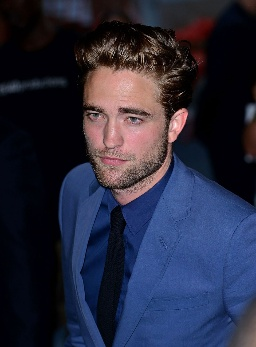
#> input picture Face detection and clustering/faceCluster_5/11.jpg, 256 x 347 px, given as the content of the folder faceCluster_5/images, which was not available
$ python FaceDetector.py faceCluster_5
#> lines starting #> are read from the running program, lines starting #| are printed output that depends on the picture; pictures that were not available may be replaced by others from this repository, and a replacement may not be noted
import sys
import json
import os
from os import path
import cv2

def find_face(imgs):
    result = []

    #Use haar cascade to detect face
    #haar_xml = os.path.join(cv2_dir, 'data/haarcascade_frontalface_default.xml')
    haar_xml = "Model_Files/haarcascade_frontalface_alt.xml"
    if not path.exists(haar_xml):
        print("Cannot find haarcascade_frontalface_alt.xml under Model_Files folder, " + \
              "please download it: https://github.com/opencv/opencv/tree/master/data/haarcascades")
        return
    faceCascade = cv2.CascadeClassifier(haar_xml)

    #Recognize face in each image
    for img_name, img in imgs:
        gray = cv2.cvtColor(img, cv2.COLOR_BGR2GRAY)
        detect_faces = faceCascade.detectMultiScale(
            gray,
            scaleFactor=1.06,
            minNeighbors=5,
        )
        if len(detect_faces) > 0:
            # Store in dict format
            for x,y,w,h in detect_faces:
                #face = {"iname": img_name, "bbox": [float(x),float(y-h*0.31/2),float(w),float(h*1.31)]}
                face = {"iname": img_name, "bbox": [float(x),float(y)*0.8,float(w),float(h*1.2)+float(y)*0.2]}
                result.append(face)
    return result

def main():

    imgs_dir = sys.argv[1]

    #read images and sorted it
    imgs = []
    imgs_dir = imgs_dir + "/images"
    file_list = os.listdir(imgs_dir)
    file_list.sort(key=lambda file_name: int(''.join(filter(str.isdigit, file_name))))

    for img_file in file_list:
        img = cv2.imread(os.path.join(imgs_dir,img_file))
#> img is the input picture: shape (347, 256, 3); mean B, G, R 61.2, 41.7, 40
        if img is not None:
            imgs.append([img_file, img])

    result = []
    result = find_face(imgs)
#> the loop in find_face, `for img_name, img in imgs:` made 1 pass
#> (img_name, detect_faces) on pass 1: ('11.jpg', [[67, 80, 94, 94]])
#> pass 1, in find_face, `gray = cv2.cvtColor(img, cv2.COLOR_BGR2GRAY)`:
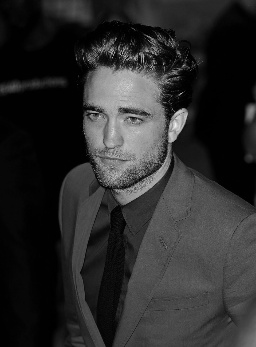
#> gray: shape (347, 256); min 0, max 239, mean 43.4
#> after the loop in find_face, `for img_name, img in imgs:`: result = 1 item
#> result = 1 item

    #dump json
    with open('results.json', 'w') as outfile:
        json.dump(result, outfile)


main()

$ run again, on Face detection and clustering/faceCluster_5/12.jpg
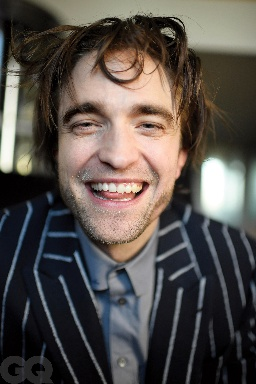
#> input picture Face detection and clustering/faceCluster_5/12.jpg, 256 x 384 px, given as the content of the folder faceCluster_5/images, which was not available
#> in main, img is the input picture: shape (384, 256, 3); mean B, G, R 75.4, 80, 86.6
#> the loop in find_face, `for img_name, img in imgs:` made 1 pass
#> (img_name, detect_faces) on pass 1: ('12.jpg', [[37, 61, 162, 162]])
#> pass 1, in find_face, `gray = cv2.cvtColor(img, cv2.COLOR_BGR2GRAY)`:
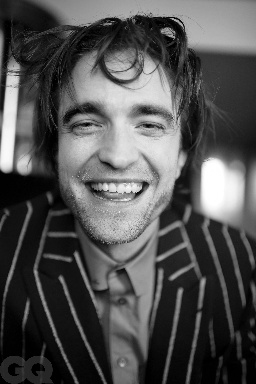
#> gray: shape (384, 256); min 0, max 255, mean 81.5
#> after the loop in find_face, `for img_name, img in imgs:`: result = 1 item

$ run again, on Face detection and clustering/faceCluster_5/13.jpg
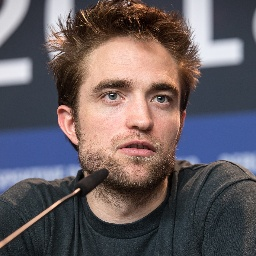
#> input picture Face detection and clustering/faceCluster_5/13.jpg, 256 x 256 px, given as the content of the folder faceCluster_5/images, which was not available
#> in main, img is the input picture: shape (256, 256, 3); mean B, G, R 96.2, 92.1, 101.4
#> the loop in find_face, `for img_name, img in imgs:` made 1 pass
#> (img_name, detect_faces) on pass 1: ('13.jpg', [[74, 45, 128, 128]])
#> pass 1, in find_face, `gray = cv2.cvtColor(img, cv2.COLOR_BGR2GRAY)`:
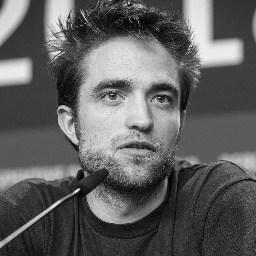
#> gray: shape (256, 256); min 0, max 246, mean 95.4
#> after the loop in find_face, `for img_name, img in imgs:`: result = 1 item
